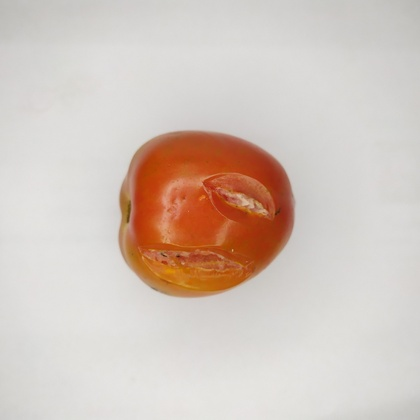
%> input picture Week6/cacat (2).jpg, 420 x 420 px, shrunk from 3000 x 3000 before the run
$ octave acara23_ekstraksi_fitur_bentuk.m   (GNU Octave 9; MATLAB toolbox functions it lacks are replaced by stand-ins)
%> lines starting %> are read from the running program, lines starting %| are printed output that depends on the picture; in (x1, y1, x2, y2) boxes, pixels count from 0 and x2, y2 are one past the last pixel; in counts of white or black regions, pixels touching at a corner belong together; the program's own positions count from 1
gambar = imread('cacat (2).jpg');
%> gambar is the input picture: size 420x420x3 uint8; mean R, G, B 211.6, 198.1, 189.5
blue =gambar(:,:,3);
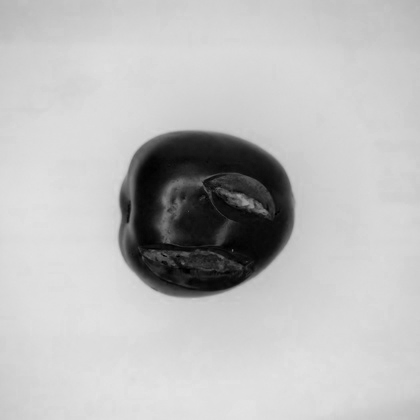
%> blue: size 420x420 uint8; min 0, max 228, mean 189.5
[A, R] = size(blue);
%> A = 420; R = 420
Seg = zeros(A,R);
%dimulai perulangan sebanyak ukuran matrix A,R
for k = 1 : A
    for l = 1 : R
        if blue(k,l) < 160
            Seg(k,l)=1;
        else
            Seg(k,l)=0;
        end
    end
end
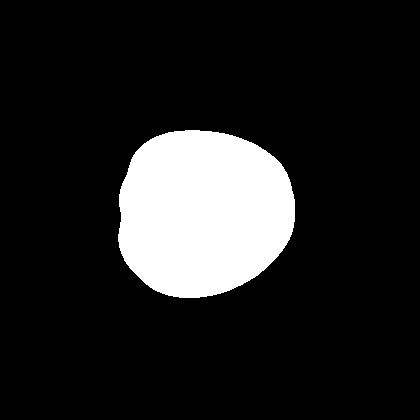
%> Seg: size 420x420 double; values 0 (black) and 1 (white), 13.6% white; 1 white region, box (x1, y1, x2, y2) and area: (118, 130, 295, 298) 23941

AA=bwlabeln(Seg,8);%pelabelan menggunakan 8 ketetanggaan
a=max(max(AA));%jumlah label
%> a = 1
S=regionprops(AA,'Area');%ROI berdasarkan area
%> S = 1 region; Area: 23941
I_seg=ismember(AA, find([S.Area]>=100));

%----------------------------------------------------------------
% Mendapatkan Fitur Morfologi
%----------------------------------------------------------------
for c=1:a
    area=0;
    perimeter=0;
    for i=1:151
        for j=1:151
            if AA(i,j)==c
                area=area+1;
            end
        end
    end
    for i=2:150
        for j=2:150
            if AA(i,j)==c
                if AA(i,j)~=AA(i-1,j) || AA(i,j)~=AA(i+1,j) || AA(i,j)~=AA(i,j-1)|| AA(i,j)~=AA(i,j+1)perimeter=perimeter+1;
                end
            end
        end
    end
    luas(c)=area;
    keliling(c)=perimeter;
end
%> this loop made 1 pass

hitung=0;
for c=1:a
    if luas(c)>=100
        hitung=hitung+1;
        luas_area(hitung)=luas(c);
        keliling_area(hitung)=keliling(c);
    end
end
%> this loop made 1 pass
%> after the loop, hitung = 0

jum_luas=0;
jum_keliling=0;

for i=1:hitung
    jum_luas=jum_luas + luas_area(i);
    jum_keliling=jum_keliling + keliling_area(i);
end
%> this loop made 0 passes
%> after the loop, jum_keliling = 0; jum_luas = 0

phi=3.14;
area_mangga=jum_luas;
%> area_mangga = 0
perimeter_mangga=jum_keliling;
%> perimeter_mangga = 0
bentuk_mangga=perimeter_mangga^2/area_mangga;
%> bentuk_mangga = NaN
circularity=4*phi*area_mangga/perimeter_mangga^2;
%> circularity = NaN

% ---------------------------------------------------------------
% Mematrikskan Fitur dan menyimpan di excel
% ---------------------------------------------------------------
fitur=[area_mangga perimeter_mangga bentuk_mangga circularity];
%> fitur = [0 0 NaN NaN]
xlswrite('fiturbentuk.xls',fitur);

AA=bwlabeln(Seg,8);%pelabelan menggunakan 8 ketetanggaan
a=max(max(AA));%jumlah label
S=regionprops(AA,'Area','Perimeter');%ROI berdasarkan area dan perimeter
%> S = 1 region; Area and Perimeter: 23941 550.7
area_mangga=S.Area;
%> area_mangga = 23941
perimeter_mangga=S.Perimeter;
%> perimeter_mangga = 550.7
phi=3.14;
bentuk_mangga=perimeter_mangga^2/area_mangga;
%> bentuk_mangga = 12.67
circularity=4*phi*area_mangga/perimeter_mangga^2;
%> circularity = 0.991
% ---------------------------------------------------------------
% Mematrikskan Fitur dan menyimpan di excel
% ---------------------------------------------------------------
fitur=[area_mangga perimeter_mangga bentuk_mangga circularity];
%> fitur = [23941 550.7 12.67 0.991]
xlswrite('fiturbentuk2.xls',fitur);

$ run again, with Week6/cacat (15).jpg copied over Week6/cacat (2).jpg
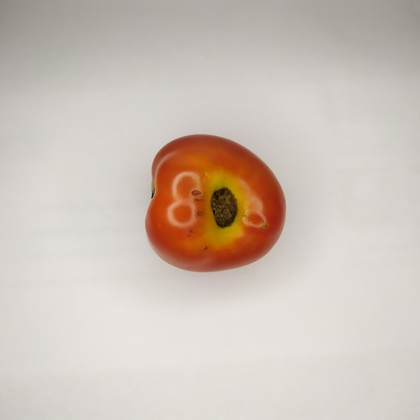
%> input picture Week6/cacat (15).jpg, 420 x 420 px, shrunk from 3000 x 3000 before the run
%> gambar is the input picture: size 420x420x3 uint8; mean R, G, B 206.1, 194, 185.3
%> after the loop `for k = 1 : A`:
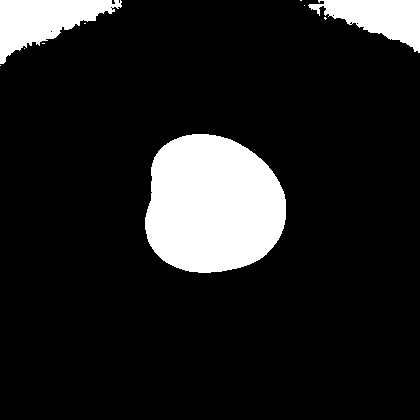
%> Seg: size 420x420 double; values 0 (black) and 1 (white), 12.9% white; 10 white regions (7 under 20 px), largest, box (x1, y1, x2, y2) and area: (145, 134, 286, 273) 15693, (0, 0, 122, 64) 3977, (308, 0, 420, 53) 3133
%> `AA=bwlabeln(Seg,8);`:
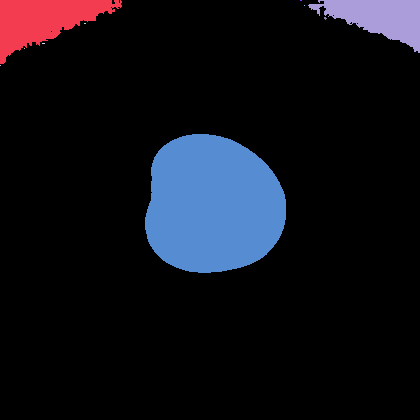
%> AA: size 420x420 double; 11 distinct labels, from 0 to 10; one colour per label, 0 black
%> a = 10
%> `S=regionprops(AA,'Area');`: S = 10 regions; largest, Area: 15693, 3977, 3133, 6, 3
%> the loop `for c=1:a` made 10 passes
%> after the loop `for c=1:a`: keliling = [200 0 1 3 2 0 0 0 0 0]; luas = [3977 1 1 3 2 0 0 0 0 0]
%> the loop `for c=1:a` made 10 passes
%> hitung on pass 1: 1
%> the loop `for i=1:hitung` made 1 pass
%> (jum_luas, jum_keliling) on pass 1: (3977, 200)
%> area_mangga = 3977
%> `perimeter_mangga=jum_keliling;`: perimeter_mangga = 200
%> `bentuk_mangga=perimeter_mangga^2/area_mangga;`: bentuk_mangga = 10.06
%> `circularity=4*phi*area_mangga/perimeter_mangga^2;`: circularity = 1.25
%> `fitur=[area_mangga perimeter_mangga bentuk_mangga circularity];`: fitur = [3977 200 10.06 1.25]
%> `S=regionprops(AA,'Area','Perimeter');`: S = 10 regions; largest, Area and Perimeter: 15693 448.1, 3977 391.4, 3133 340.8, 6 5.91, 3 3.92
%> `perimeter_mangga=S.Perimeter;`: perimeter_mangga = 391.4
%> `bentuk_mangga=perimeter_mangga^2/area_mangga;`: bentuk_mangga = 38.52
%> `circularity=4*phi*area_mangga/perimeter_mangga^2;`: circularity = 0.326
%> `fitur=[area_mangga perimeter_mangga bentuk_mangga circularity];`: fitur = [3977 391.4 38.52 0.326]

$ run again, with Week6/1.jpg copied over Week6/cacat (2).jpg
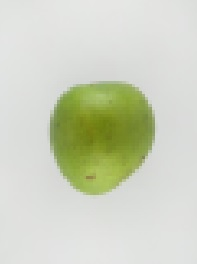
%> input picture Week6/1.jpg, 197 x 265 px
%> gambar is the input picture: size 265x197x3 uint8; mean R, G, B 206.8, 211.5, 192.7
%> `blue =gambar(:,:,3);`:
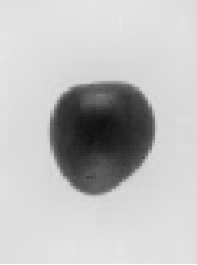
%> blue: size 265x197 uint8; min 16, max 255, mean 192.7
%> after the loop `for k = 1 : A`:
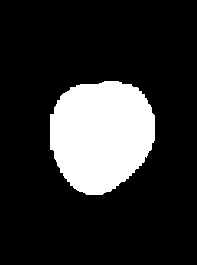
%> Seg: size 265x197 double; values 0 (black) and 1 (white), 18% white; 1 white region, box (x1, y1, x2, y2) and area: (50, 81, 155, 195) 9396
%> a = 1
%> `S=regionprops(AA,'Area');`: S = 1 region; Area: 9396
%> the loop `for c=1:a` made 1 pass
%> the loop `for c=1:a` made 1 pass
%> hitung on pass 1: 1
%> the loop `for i=1:hitung` made 1 pass
%> (jum_luas, jum_keliling) on pass 1: (6303, 166)
%> `area_mangga=jum_luas;`: area_mangga = 6303
%> `perimeter_mangga=jum_keliling;`: perimeter_mangga = 166
%> `bentuk_mangga=perimeter_mangga^2/area_mangga;`: bentuk_mangga = 4.37
%> `circularity=4*phi*area_mangga/perimeter_mangga^2;`: circularity = 2.87
%> `fitur=[area_mangga perimeter_mangga bentuk_mangga circularity];`: fitur = [6303 166 4.37 2.87]
%> `S=regionprops(AA,'Area','Perimeter');`: S = 1 region; Area and Perimeter: 9396 370.5
%> `area_mangga=S.Area;`: area_mangga = 9396
%> `perimeter_mangga=S.Perimeter;`: perimeter_mangga = 370.5
%> `bentuk_mangga=perimeter_mangga^2/area_mangga;`: bentuk_mangga = 14.61
%> `circularity=4*phi*area_mangga/perimeter_mangga^2;`: circularity = 0.86
%> `fitur=[area_mangga perimeter_mangga bentuk_mangga circularity];`: fitur = [9396 370.5 14.61 0.86]
